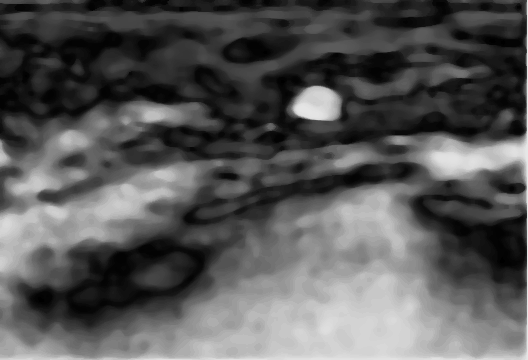
#> input picture preprocessing/000001.png, 528 x 360 px; its folder holds only this picture in this run
$ python main.py ../preprocessing/000001.png   (older library calls are emulated)
#> lines starting #> are read from the running program, lines starting #| are printed output that depends on the picture; after the words box and inside, x2 and y2 are one past the last pixel; in counts of white or black regions, pixels touching at a corner belong together
### texture/gabor_filterbank.py
import cv2
import numpy as np


def createBankParams(f_max, f_n, theta_div):
    f = np.geomspace(f_max / 2 ** (f_n - 1), f_max, num=f_n, dtype=float)
    thet = np.arange(theta_div) * 2 * np.pi / theta_div

    return f, thet


def createGaborKernel(window_size, f, theta, sigma_x, sigma_y):
    mid_val = int((window_size - 1) / 2)
    [xx, yy] = np.meshgrid(range(-mid_val, mid_val + 1), range(-mid_val, mid_val + 1))

    xx_dot = xx * np.cos(theta) + yy * np.sin(theta)
    yy_dot = -xx * np.sin(theta) + yy * np.cos(theta)

    gaussian = np.exp(-f ** 2 * ((xx_dot ** 2 / sigma_x ** 2) + (yy_dot ** 2 / sigma_y ** 2)))
    gaussian = (f ** 2 / (np.pi * sigma_x * sigma_y)) * gaussian

    harmonic = np.cos(2 * np.pi * f * xx_dot)

    gabor = gaussian * harmonic

    return gabor


def createFilterBank(ksize, freq, theta, sigma_x, sigma_y):
    filter_bank = []
    for f in freq:
        for t in theta:
            g_kernel = createGaborKernel(ksize, f, t, sigma_x, sigma_y)
            g_kernel /= 2 * g_kernel.sum()
            filter_bank.append(g_kernel)
    return filter_bank


def filterImage(img, filter_bank):
    filtered_images = []
    img_acc = np.zeros_like(img)
    for fb in filter_bank:
        img_p = cv2.filter2D(img, cv2.CV_8UC3, fb)
        filtered_images.append(img_p)
        np.maximum(img_acc, img_p, img_acc)

    return filtered_images, img_acc

### texture/feature_selector.py
import numpy as np


def select_features(img_bank):
    reduced_fsp_bank = []
    img_bank_mat = np.asarray(img_bank)
    t_shape = img_bank_mat.shape
    img_tensor = np.reshape(img_bank_mat, (t_shape[0], t_shape[1] * t_shape[2], t_shape[3])).astype('float32')
    img_acc = np.zeros((t_shape[1], t_shape[2], t_shape[3]))

    for i in range(3):
        temp = img_tensor[:, :, i]
        tensor_cov = np.cov(temp)
        [U, D, V] = np.linalg.svd(tensor_cov)
        t = np.where(np.cumsum(D) / np.sum(D) > 0.99)[0][0]
        reduced_ker = U[:, :t + 1] / D[:t + 1]

        reduced_fsp = np.dot(reduced_ker.T, temp)

        reduced_fsp_bank.extend(reduced_fsp)

        img_acc[:, :, i] = np.sqrt(np.sum(reduced_fsp ** 2, axis=0)).reshape(-1, t_shape[2])

    return reduced_fsp_bank, img_acc

### texture/feature_extractor.py
import cv2
import numpy as np


def gaussian_smoothing(img_bank, shape, ksize, sigma):
    gauss = cv2.getGaussianKernel(ksize, sigma)
    for i in range(img_bank.shape[0]):
        img = np.reshape(img_bank[i], (-1, shape[1]))
        temp = cv2.filter2D(img, -1, gauss)
        img_bank[i] = temp.flatten()

    return img_bank


def sigmoid_energy(input, alpha, type):
    if type:
        output = 1 / (1 + np.exp(-input * alpha))
    else:
        output = np.tanh(input * alpha)

    return output

### texture/find_cluster.py
import cv2
import numpy as np


def kmeans_clustering(input, K, iter):
    criteria = (cv2.TERM_CRITERIA_EPS + cv2.TERM_CRITERIA_MAX_ITER, iter, 1.0)
    ret, label, center = cv2.kmeans(np.float32(input), K, None, criteria, 10, cv2.KMEANS_RANDOM_CENTERS)

    return label

### texture/utils.py
import cv2
import numpy as np
from matplotlib import pyplot as plt

font = cv2.FONT_HERSHEY_SIMPLEX
fontScale = 0.5
fontColor = (0, 0, 255)
thickness = 2


def normalize_horizontal(input):
    output = ((input.T - np.min(input.T, axis=0)) / (
            (np.max(input.T, axis=0)) - (np.min(input.T, axis=0)))).T

    return output


def stat_normalize_horizontal(input):
    output = ((input.T - np.mean(input.T, axis=0)) / (np.std(input.T, axis=0))).T
    return output


# [49 lines left out: functions plotGaborKernels, plotFilteredImages, plotOutputImages, not called in this run]


def text_overlay(image, text, loc):
    out = cv2.putText(image, text, loc, font, fontScale, fontColor, thickness, cv2.LINE_AA)
    return out


# [15 lines left out: function stitch_output, not called in this run]

### texture/main.py
######################################################
# Texture Enhancer and Feature Segmenter using optimal Gabor Kernels
# Author: Rodney Gracian Dsouza
######################################################

import sys
import cv2
import numpy as np
from datetime import datetime

import feature_extractor as fext
import feature_selector as fsel
import find_cluster as fclt
import gabor_filterbank as gfb
import utils
import matplotlib.pyplot as plt
import os

color = np.float32([[1, 0, 0], [0, 1, 0]])
fmax = 1 / (2 + (2 * np.sqrt(np.log(2)) / np.pi))
f_n = 5
theta_n = 8
ksize = 31
sigma_x = sigma_y = 0.5
K = 2

if __name__ == "__main__":
    files = os.listdir('../preprocessing')
    for file in files:

        # input_img = cv2.imread(sys.argv[1])
        input_img = cv2.imread(os.path.join('..', 'preprocessing', file))
#> input_img is the input picture: shape (360, 528, 3); min 0, max 231, mean 87.3
        # input_img = (input_img - np.min(input_img))/(np.max(input_img))
        input_dim = input_img.shape
#> input_dim = (360, 528, 3)

        print("Creating Gabor Filter Bank")
        freq, theta = gfb.createBankParams(fmax, f_n, theta_n)
        filter_bank = gfb.createFilterBank(ksize, freq, theta, sigma_x, sigma_y)
        img_bank, img_accum = gfb.filterImage(input_img, filter_bank)
#> after the loop in filterImage, `for fb in filter_bank:`:
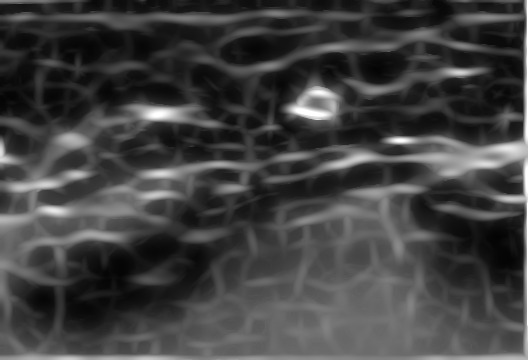
#> img_acc: shape (360, 528, 3); min 3, max 255, mean 65.1
#> after the loop in filterImage, `for fb in filter_bank:`: filtered_images = 40 items
#> img_bank = 40 items

        print("Applied filter bank on the image! Selecting features...")

        fsp_bank, fsp_img = fsel.select_features(img_bank)
#> in select_features, `img_acc = np.zeros((t_shape[1], t_shape[2], t_shape[3]))`: img_acc: shape (360, 528, 3) float64; every value is 0
#> the loop in select_features, `for i in range(3):` made 3 passes
#> pass 1, in select_features, `[U, D, V] = np.linalg.svd(tensor_cov)`:
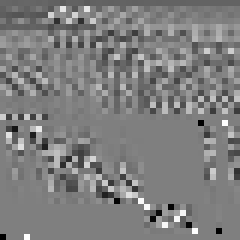
#> V: shape (40, 40) float64 (shown 6 times larger); min -0.707, max 0.707, mean -0.00438; drawn with min black and max white
#> after the loop in select_features, `for i in range(3):`:
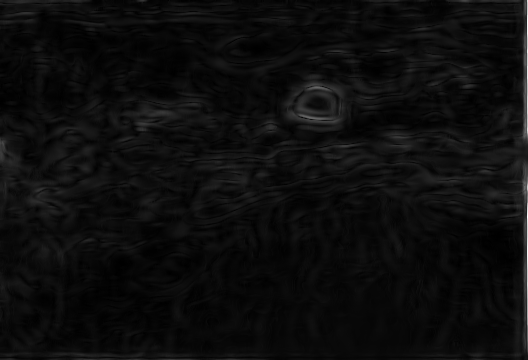
#> img_acc: shape (360, 528, 3) float64; min 0.00642, max 1.59, mean 0.0881; drawn with min black and max white
#> after the loop in select_features, `for i in range(3):`: reduced_fsp_bank = 18 items
#> fsp_bank = 18 items
        fsp_bank_m = np.asarray(fsp_bank)

        print("Extracting features")

        fsp_bank_m = utils.normalize_horizontal(fsp_bank_m)
        fsp_bank_m = fext.sigmoid_energy(fsp_bank_m, 1, 1)

        fsp_bank_m = utils.normalize_horizontal(fsp_bank_m)
        fsp_bank_m2 = fext.gaussian_smoothing(fsp_bank_m, input_dim, 5, 2)
#> after the loop in gaussian_smoothing, `for i in range(img_bank.shape[0]):`:
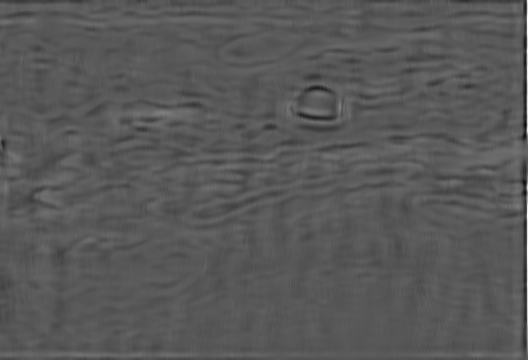
#> img: shape (360, 528) float64; min 0.0324, max 0.979, mean 0.348
        fsp_bank_m2 = utils.normalize_horizontal(fsp_bank_m2)

        print("Clustering selected features")

        cluster_img = fclt.kmeans_clustering(fsp_bank_m2.T, K, 10)
#> in kmeans_clustering, `ret, label, center = cv2.kmeans(np.float32(input), K, None, criteria, ..`: ret = 16913.9

        # color = np.random.randn(K, 3)
        if (sum(cluster_img) / cluster_img.size) > 0.5:
            seg_color = color[cluster_img.flatten()]
        else:
            seg_color = color[~cluster_img.flatten()]

        output = seg_color.reshape(input_dim)
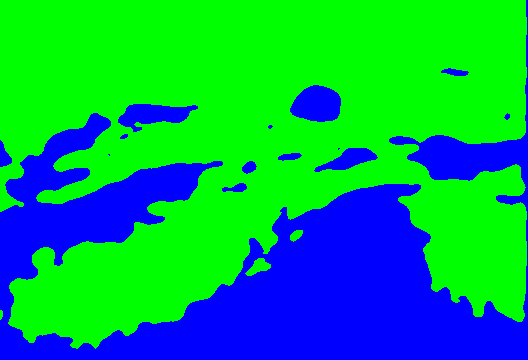
#> output: shape (360, 528, 3) float32; mean of channels 0, 1, 2 0.345, 0.655, 0; drawn as B, G, R

        fsp_img_i = np.clip(fsp_img * 255.0, 0, 255).astype('uint8')
        output_i = np.clip(output * 255.0, 0, 255).astype('uint8')
        output_gray = cv2.cvtColor(output_i, cv2.COLOR_BGR2GRAY)
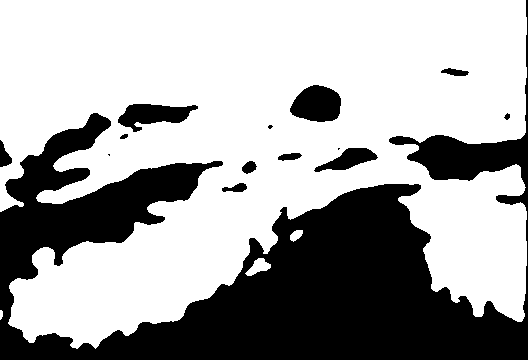
#> output_gray: shape (360, 528); values 29 (black) and 150 (white), 65.5% white; 14 black regions (3 under 20 px), largest, box (x1, y1, x2, y2) and area: (0, 0, 528, 360) 61380, (290, 85, 341, 122) 1436, (118, 104, 198, 132) 1259

        # [21 lines of commented-out code are left out]

        plt.imshow(255-output_gray, cmap='gray')
        # plt.title('Segmented Features')
        plt.axis('off')
        plt.savefig(os.path.join('..', 'Result', 'Gabor', file), bbox_inches='tight', pad_inches=0)
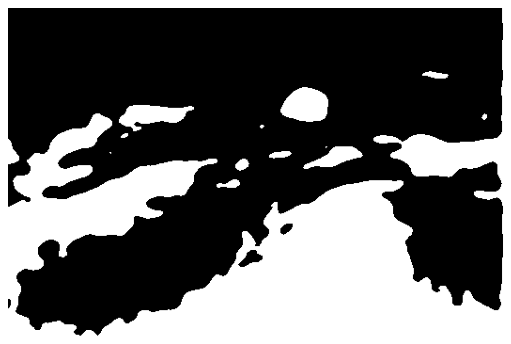
#> figure drawn by matplotlib, 1 panel
        plt.show()

        print("Blue: Foreground Features; Green: Background")

        # [12 lines of commented-out code are left out]

$ run again, on preprocessing/000028.png
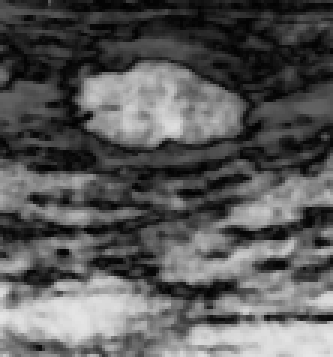
#> input picture preprocessing/000028.png, 111 x 119 px (shown 3 times larger)
#> input_img is the input picture: shape (119, 111, 3); min 1, max 230, mean 89.2
#> after the loop in filterImage, `for fb in filter_bank:`: filtered_images = 40 items
#> after the loop in select_features, `for i in range(3):`: reduced_fsp_bank = 36 items
#> after the loop in gaussian_smoothing, `for i in range(img_bank.shape[0]):`:
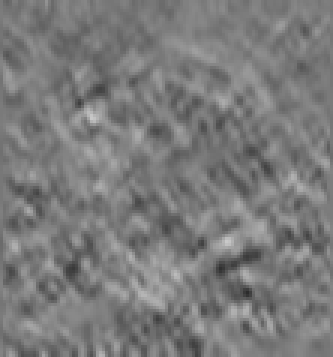
#> img: shape (119, 111) float64 (shown 3 times larger); min 0.173, max 0.791, mean 0.483
#> ret = 6918.4; label = 13209 values, max 1 at index 2604, min 0 at index 0, mean 0.233
#> cluster_img has the same summary as label in kmeans_clustering
#> output_gray: shape (119, 111); values 29 (black) and 150 (white), 76.7% white; 12 black regions (4 under 20 px), largest, box (x1, y1, x2, y2) and area: (25, 23, 82, 47) 859, (0, 94, 54, 113) 751, (53, 108, 111, 119) 555
#> `plt.savefig(os.path.join('..', 'Result', 'Gabor', file), bbox_inches='..`:
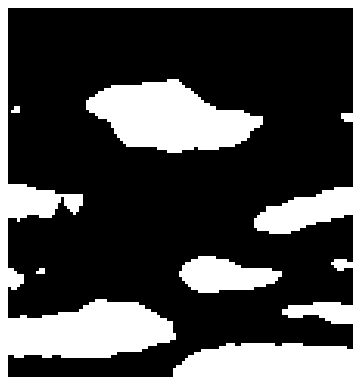
#> figure drawn by matplotlib, 1 panel

$ run again, on preprocessing/000032.png
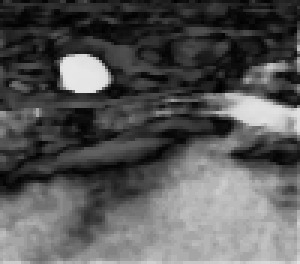
#> input picture preprocessing/000032.png, 100 x 88 px (shown 3 times larger)
#> input_img is the input picture: shape (88, 100, 3); min 0, max 231, mean 87.1
#> after the loop in filterImage, `for fb in filter_bank:`: filtered_images = 40 items
#> after the loop in select_features, `for i in range(3):`: reduced_fsp_bank = 36 items
#> after the loop in gaussian_smoothing, `for i in range(img_bank.shape[0]):`:
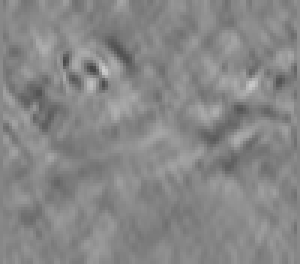
#> img: shape (88, 100) float64 (shown 3 times larger); min 0.27, max 0.804, mean 0.53
#> ret = 3018.6; label = 8800 values, max 1 at index 0, min 0 at index 1821, mean 0.675
#> cluster_img has the same summary as label in kmeans_clustering
#> output_gray: shape (88, 100); values 29 (black) and 150 (white), 67.5% white; 7 black regions (4 under 20 px), largest, box (x1, y1, x2, y2) and area: (0, 51, 100, 88) 2365, (72, 30, 100, 46) 293, (20, 18, 37, 31) 192
#> `plt.savefig(os.path.join('..', 'Result', 'Gabor', file), bbox_inches='..`:
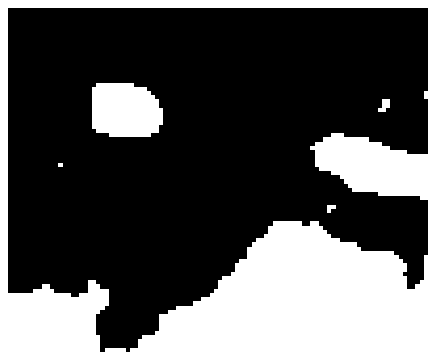
#> figure drawn by matplotlib, 1 panel

$ run again, on preprocessing/000002.png
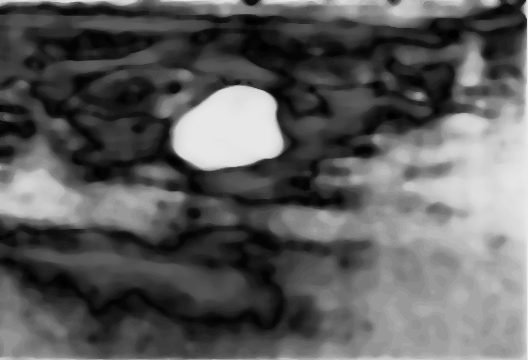
#> input picture preprocessing/000002.png, 528 x 360 px
#> input_img is the input picture: shape (360, 528, 3); min 1, max 231, mean 92.8
#> after the loop in filterImage, `for fb in filter_bank:`: filtered_images = 40 items
#> after the loop in select_features, `for i in range(3):`: reduced_fsp_bank = 15 items
#> ret = 19398.4
#> output_gray: shape (360, 528); values 29 (black) and 150 (white), 65.2% white; 25 black regions (5 under 20 px), largest, box (x1, y1, x2, y2) and area: (213, 0, 528, 360) 42783, (0, 143, 185, 231) 7408, (172, 85, 284, 171) 7246
#> `plt.savefig(os.path.join('..', 'Result', 'Gabor', file), bbox_inches='..`:
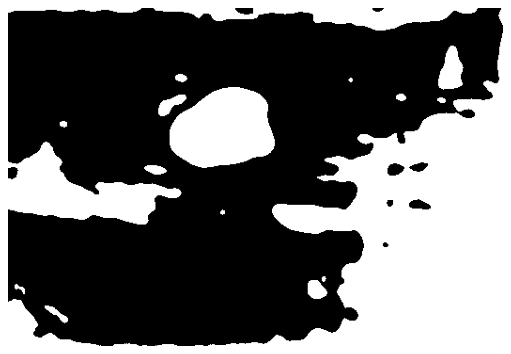
#> figure drawn by matplotlib, 1 panel
